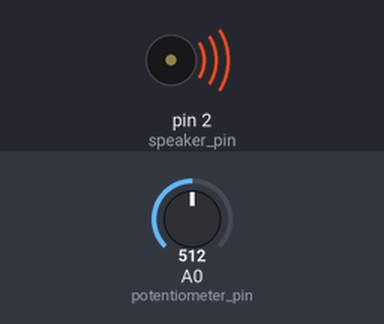
This sketch was run on a simulated Arduino Uno, built with avr-gcc and run on an emulated ATmega328P. On the bench: buzzer (waves = sounding). The test bench sets the inputs (shaded band); at power-on: A0 (potentiometer_pin) = 512.

Above: at 1.3 s.
1.4 s: A0 (potentiometer_pin) set to 0
At 2.0 s:
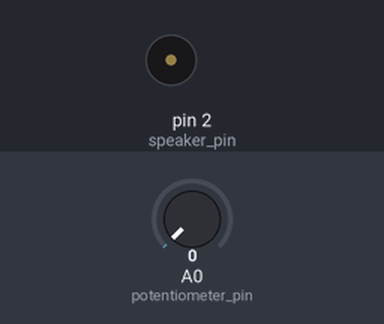
3.0 s: A0 (potentiometer_pin) set to 122
At 4.4 s:
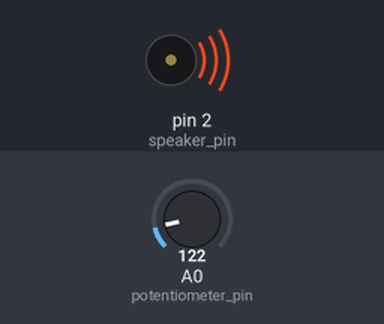
Timing chart, 0 to 6.0 s (numbered marks = the images above; inputs shaded):
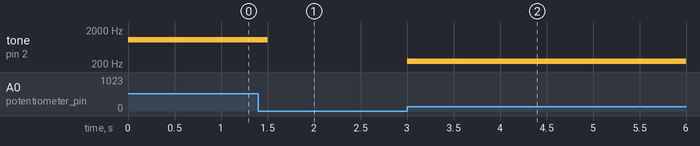

Measured:
- after the input at 1.4 s, tone on pin 2 (speaker_pin): 1024 Hz → silent after 0.10 s
- after the input at 3.0 s, tone on pin 2 (speaker_pin): silent → 244 Hz at once

The sketch:

song_maker_code.ino
```cpp
// pins variables
int potentiometer_pin = A0;
int speaker_pin = 2;


void setup() {
  // setups
  pinMode(potentiometer_pin, INPUT);
  pinMode(speaker_pin, OUTPUT);

}

void loop() {
  // sets speaker tone as potentiometer value *2
  tone(speaker_pin, analogRead(potentiometer_pin)*2);
  delay(500);

}
```
